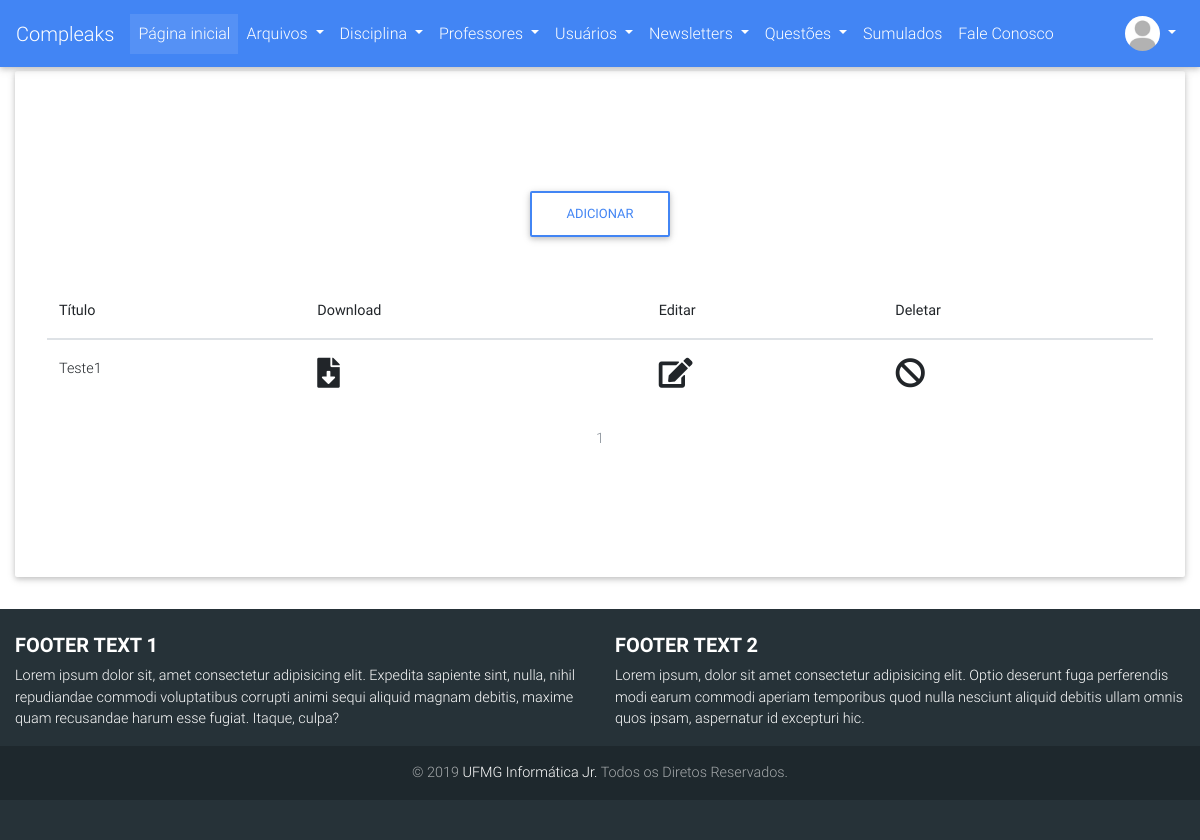
The page /newsletters/material (signed in) on the database as committed earlier.
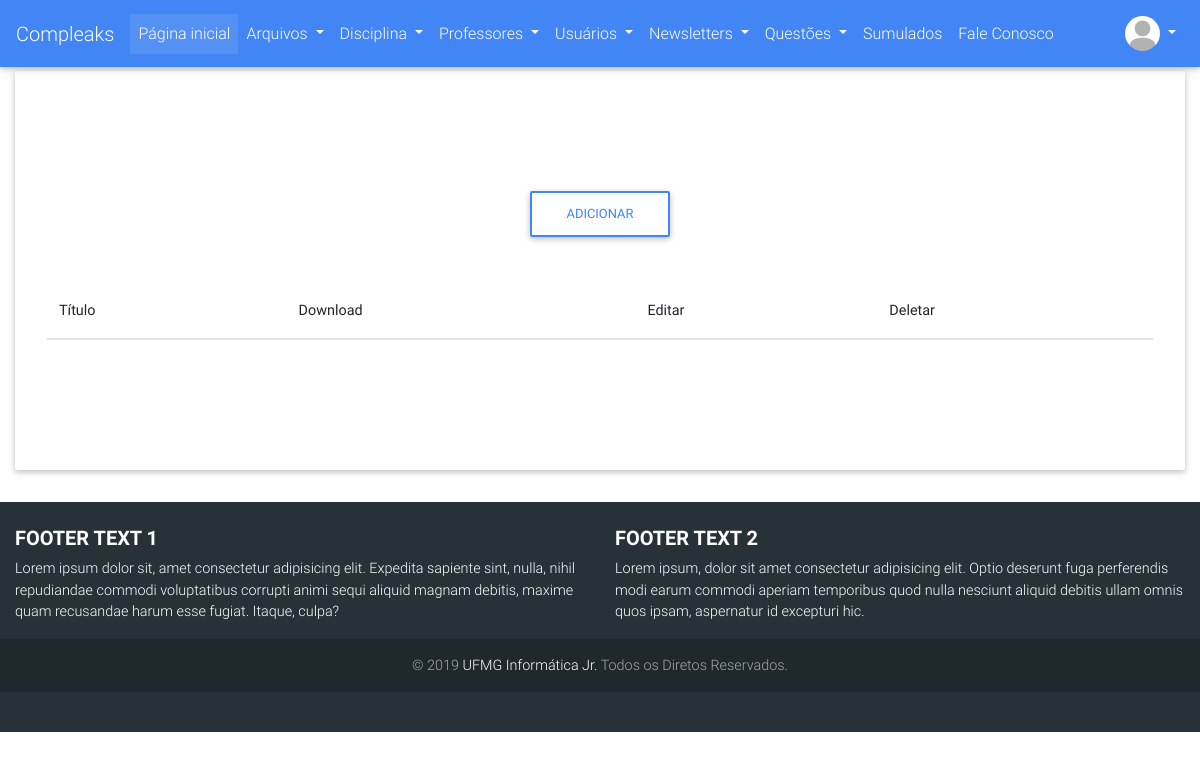
The same page on the database as committed later.
### compleaks/newsletters/models.py (models this page shows, shortened)
class teste():
	id = db.Column(db.Integer, primary_key=True)

class Material(teste, db.Model):
	__tablename__ = 'materiais'
	title = db.Column(db.String(50), unique=True)
	arquivo = db.Column(db.String(50), unique=True)
	data_criacao = db.Column(db.DateTime, default=datetime.now)

### compleaks/newsletters/views.py (the view, shortened to what this page needs)
@newsletters.route('/material', methods=['POST', 'GET'])
@login_required
def material():
	if not current_user.is_admin:
		abort(403)
	form_edit = MaterialForm()
	form = MaterialForm()
	page = request.args.get('page', 1, type=int)
	materiais = Material.query.order_by(Material.data_criacao.asc()).paginate(page=page, per_page=10)
	return render_template('material_marketing.html', materiais=materiais, form=form, form_edit=form_edit)

### compleaks/__init__.py (called while the page is built)
@app.template_filter('String')
def String(cotent):
	return str(cotent)

### compleaks/usuarios/models.py (called while the page is built)
@login_manager.user_loader
def load_user(user_id):
    return Usuario.query.get(user_id)

### compleaks/newsletters/templates/newsletters/material_marketing.html (shortened to what this page needs)
{% extends "base.html" %}
{% block content %}
{% if current_user.is_admin %}
<div class="text-center">
    <p><button class="btn btn-outline-primary waves-effect" href="#" data-toggle="modal" data-target="#Adicionar" class="card-link">ADICIONAR</button></p>
</div>
<br/>
<table class="table table-hover">
    <thead>
      <tr>
        <th scope="col">Título</th>
        <th scope="col">Download</th>
        <th scope="col">Editar</th>
        <th scope="col">Deletar</th>
      </tr>
    </thead>
    <tbody>
        {% for material in materiais.items %}
            <tr>
                <td> {{material.title}} </td>
                <td><a href="{{url_for('static', filename='uploads/Marketing/'+material.arquivo)}}" ><i class="fas fa-file-download"  style="font-size: 30px" data-toggle="tooltip" data-placement="bottom" title="Download"></i></a></td>
                <td><a href="#" data-toggle="modal" data-target="#edit{{material.id}}" class="card-link" ><i class="fas fa-edit"  style="font-size: 30px" data-toggle="tooltip" data-placement="bottom" title="Editar"></i</a></td>
                <td><a data-toggle="modal" data-target="#confirm-del{{material.id}}" class="card-link" ><i class="fas fa-ban"  style="font-size: 30px" data-toggle="tooltip" data-placement="bottom" title="Deletar"></i></a></td>
            </tr>
        {% endfor %}
    </tbody>
  </table>
<nav aria-label="Page navigation example">
    <ul class="pagination justify-content-center">
        {% for page_num in materiais.iter_pages(left_edge=1, right_edge=1, left_current=1, right_current=2) %}
            {% if materiais.page == page_num and page_num %}
                <li class="page-item disabled">
                    <a class="page-link" href="{{ url_for('newsletters.material', page=page_num) }}">{{ page_num }}</a></li>
            {% elif page_num %}
                <li class="page-item">
                    <a class="page-link" href="{{ url_for('newsletters.material', page=page_num) }}">{{ page_num }}</a></li>
                </li>
            {% else %}
                ...
            {% endif %}
        {% endfor %}
    </ul>
</nav>
{% endif %}
{% endblock %}

Rows that differ between the two databases and show on the page:
removed Material: title "Teste1"
Other text that changed with them:
list line gone: "1"
